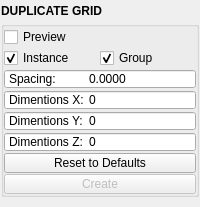
<?xml version="1.0" encoding="UTF-8"?>
<ui version="4.0">
 <class>QtUi</class>
 <widget class="QMainWindow" name="QtUi">
  <property name="geometry">
   <rect>
    <x>0</x>
    <y>0</y>
    <width>200</width>
    <height>207</height>
   </rect>
  </property>
  <property name="tabShape">
   <enum>QTabWidget::Triangular</enum>
  </property>
  <property name="dockNestingEnabled">
   <bool>true</bool>
  </property>
  <property name="dockOptions">
   <set>QMainWindow::AllowNestedDocks|QMainWindow::AllowTabbedDocks|QMainWindow::AnimatedDocks|QMainWindow::ForceTabbedDocks</set>
  </property>
  <property name="bnabled" stdset="0">
   <bool>true</bool>
  </property>
  <widget class="QWidget" name="central_widget">
   <property name="minimumSize">
    <size>
     <width>200</width>
     <height>0</height>
    </size>
   </property>
   <layout class="QVBoxLayout" name="verticalLayout_2">
    <property name="leftMargin">
     <number>1</number>
    </property>
    <property name="topMargin">
     <number>1</number>
    </property>
    <property name="rightMargin">
     <number>1</number>
    </property>
    <property name="bottomMargin">
     <number>1</number>
    </property>
    <item>
     <layout class="QVBoxLayout" name="verticalLayout">
      <property name="spacing">
       <number>0</number>
      </property>
      <item>
       <widget class="Header" name="header">
        <property name="minimumSize">
         <size>
          <width>0</width>
          <height>20</height>
         </size>
        </property>
        <property name="maximumSize">
         <size>
          <width>16777215</width>
          <height>20</height>
         </size>
        </property>
        <property name="font">
         <font>
          <weight>75</weight>
          <bold>true</bold>
         </font>
        </property>
        <property name="text">
         <string>DUPLICATE GRID</string>
        </property>
       </widget>
      </item>
      <item>
       <widget class="QGroupBox" name="duplicate">
        <property name="title">
         <string/>
        </property>
        <layout class="QGridLayout" name="gridLayout_4">
         <property name="leftMargin">
          <number>0</number>
         </property>
         <property name="topMargin">
          <number>0</number>
         </property>
         <property name="rightMargin">
          <number>0</number>
         </property>
         <property name="bottomMargin">
          <number>0</number>
         </property>
         <property name="horizontalSpacing">
          <number>0</number>
         </property>
         <property name="verticalSpacing">
          <number>1</number>
         </property>
         <item row="7" column="0" colspan="2">
          <widget class="QSpinBox" name="s002">
           <property name="minimumSize">
            <size>
             <width>0</width>
             <height>20</height>
            </size>
           </property>
           <property name="maximumSize">
            <size>
             <width>16777215</width>
             <height>20</height>
            </size>
           </property>
           <property name="toolTip">
            <string>Duplicate: transform Z amount</string>
           </property>
           <property name="buttonSymbols">
            <enum>QAbstractSpinBox::NoButtons</enum>
           </property>
           <property name="prefix">
            <string>Dimentions Z:	</string>
           </property>
           <property name="minimum">
            <number>-100</number>
           </property>
           <property name="maximum">
            <number>100</number>
           </property>
          </widget>
         </item>
         <item row="9" column="0" colspan="2">
          <layout class="QHBoxLayout" name="horizontalLayout_2">
           <property name="spacing">
            <number>0</number>
           </property>
           <item>
            <widget class="QPushButton" name="b000">
             <property name="enabled">
              <bool>false</bool>
             </property>
             <property name="minimumSize">
              <size>
               <width>0</width>
               <height>20</height>
              </size>
             </property>
             <property name="maximumSize">
              <size>
               <width>16777215</width>
               <height>20</height>
              </size>
             </property>
             <property name="toolTip">
              <string>Finish the duplicate operation.</string>
             </property>
             <property name="layoutDirection">
              <enum>Qt::RightToLeft</enum>
             </property>
             <property name="text">
              <string>Create</string>
             </property>
             <property name="autoDefault">
              <bool>false</bool>
             </property>
             <property name="default">
              <bool>false</bool>
             </property>
             <property name="flat">
              <bool>false</bool>
             </property>
             <property name="bnabled" stdset="0">
              <bool>true</bool>
             </property>
            </widget>
           </item>
          </layout>
         </item>
         <item row="6" column="0" colspan="2">
          <widget class="QSpinBox" name="s001">
           <property name="minimumSize">
            <size>
             <width>0</width>
             <height>20</height>
            </size>
           </property>
           <property name="maximumSize">
            <size>
             <width>16777215</width>
             <height>20</height>
            </size>
           </property>
           <property name="toolTip">
            <string>Duplicate: transform Y amount</string>
           </property>
           <property name="buttonSymbols">
            <enum>QAbstractSpinBox::NoButtons</enum>
           </property>
           <property name="prefix">
            <string>Dimentions Y:	</string>
           </property>
           <property name="minimum">
            <number>-100</number>
           </property>
           <property name="maximum">
            <number>100</number>
           </property>
          </widget>
         </item>
         <item row="3" column="1">
          <widget class="QCheckBox" name="chk002">
           <property name="minimumSize">
            <size>
             <width>36</width>
             <height>20</height>
            </size>
           </property>
           <property name="maximumSize">
            <size>
             <width>999</width>
             <height>20</height>
            </size>
           </property>
           <property name="toolTip">
            <string>Duplicate: rotate axis X</string>
           </property>
           <property name="text">
            <string>Group</string>
           </property>
           <property name="iconSize">
            <size>
             <width>18</width>
             <height>18</height>
            </size>
           </property>
           <property name="checkable">
            <bool>true</bool>
           </property>
           <property name="checked">
            <bool>true</bool>
           </property>
          </widget>
         </item>
         <item row="4" column="0" colspan="2">
          <widget class="QDoubleSpinBox" name="s003">
           <property name="minimumSize">
            <size>
             <width>0</width>
             <height>20</height>
            </size>
           </property>
           <property name="maximumSize">
            <size>
             <width>16777215</width>
             <height>20</height>
            </size>
           </property>
           <property name="toolTip">
            <string>&lt;html&gt;&lt;head/&gt;&lt;body&gt;&lt;p&gt;Controls the spacing between each object on all three axis.&lt;/p&gt;&lt;/body&gt;&lt;/html&gt;</string>
           </property>
           <property name="buttonSymbols">
            <enum>QAbstractSpinBox::NoButtons</enum>
           </property>
           <property name="prefix">
            <string>Spacing:	</string>
           </property>
           <property name="decimals">
            <number>4</number>
           </property>
           <property name="minimum">
            <double>-100000.000000000000000</double>
           </property>
           <property name="maximum">
            <double>1000000.000000000000000</double>
           </property>
           <property name="singleStep">
            <double>1.000000000000000</double>
           </property>
           <property name="value">
            <double>0.000000000000000</double>
           </property>
          </widget>
         </item>
         <item row="5" column="0" colspan="2">
          <widget class="QSpinBox" name="s000">
           <property name="minimumSize">
            <size>
             <width>0</width>
             <height>20</height>
            </size>
           </property>
           <property name="maximumSize">
            <size>
             <width>16777215</width>
             <height>20</height>
            </size>
           </property>
           <property name="toolTip">
            <string>Duplicate: transform X amount</string>
           </property>
           <property name="buttonSymbols">
            <enum>QAbstractSpinBox::NoButtons</enum>
           </property>
           <property name="prefix">
            <string>Dimentions X:	</string>
           </property>
           <property name="minimum">
            <number>-100</number>
           </property>
           <property name="maximum">
            <number>100</number>
           </property>
          </widget>
         </item>
         <item row="3" column="0">
          <widget class="QCheckBox" name="chk001">
           <property name="minimumSize">
            <size>
             <width>36</width>
             <height>20</height>
            </size>
           </property>
           <property name="maximumSize">
            <size>
             <width>999</width>
             <height>20</height>
            </size>
           </property>
           <property name="toolTip">
            <string>Duplicate: rotate axis X</string>
           </property>
           <property name="text">
            <string>Instance</string>
           </property>
           <property name="iconSize">
            <size>
             <width>18</width>
             <height>18</height>
            </size>
           </property>
           <property name="checkable">
            <bool>true</bool>
           </property>
           <property name="checked">
            <bool>true</bool>
           </property>
          </widget>
         </item>
         <item row="1" column="0" colspan="2">
          <layout class="QHBoxLayout" name="horizontalLayout">
           <property name="spacing">
            <number>0</number>
           </property>
           <item>
            <widget class="QCheckBox" name="chk000">
             <property name="minimumSize">
              <size>
               <width>0</width>
               <height>20</height>
              </size>
             </property>
             <property name="maximumSize">
              <size>
               <width>16777215</width>
               <height>20</height>
              </size>
             </property>
             <property name="toolTip">
              <string>Start the duplicate preview using any selected mesh objects.</string>
             </property>
             <property name="text">
              <string>Preview</string>
             </property>
             <property name="iconSize">
              <size>
               <width>18</width>
               <height>18</height>
              </size>
             </property>
             <property name="checkable">
              <bool>true</bool>
             </property>
            </widget>
           </item>
          </layout>
         </item>
         <item row="8" column="0" colspan="2">
          <widget class="QPushButton" name="b001">
           <property name="minimumSize">
            <size>
             <width>0</width>
             <height>20</height>
            </size>
           </property>
           <property name="maximumSize">
            <size>
             <width>16777215</width>
             <height>20</height>
            </size>
           </property>
           <property name="text">
            <string>Reset to Defaults</string>
           </property>
           <property name="iconSize">
            <size>
             <width>18</width>
             <height>18</height>
            </size>
           </property>
           <property name="checkable">
            <bool>false</bool>
           </property>
           <property name="checked">
            <bool>false</bool>
           </property>
          </widget>
         </item>
        </layout>
       </widget>
      </item>
      <item>
       <spacer name="verticalSpacer">
        <property name="orientation">
         <enum>Qt::Vertical</enum>
        </property>
        <property name="sizeHint" stdset="0">
         <size>
          <width>0</width>
          <height>10</height>
         </size>
        </property>
       </spacer>
      </item>
     </layout>
    </item>
   </layout>
  </widget>
 </widget>
 <customwidgets>
  <customwidget>
   <class>Header</class>
   <extends>QLabel</extends>
   <header>uitk.widgets.header.Header.h</header>
  </customwidget>
 </customwidgets>
 <resources/>
 <connections/>
 <designerdata>
  <property name="gridDeltaX">
   <number>5</number>
  </property>
  <property name="gridDeltaY">
   <number>5</number>
  </property>
  <property name="gridSnapX">
   <bool>true</bool>
  </property>
  <property name="gridSnapY">
   <bool>true</bool>
  </property>
  <property name="gridVisible">
   <bool>true</bool>
  </property>
 </designerdata>
</ui>
